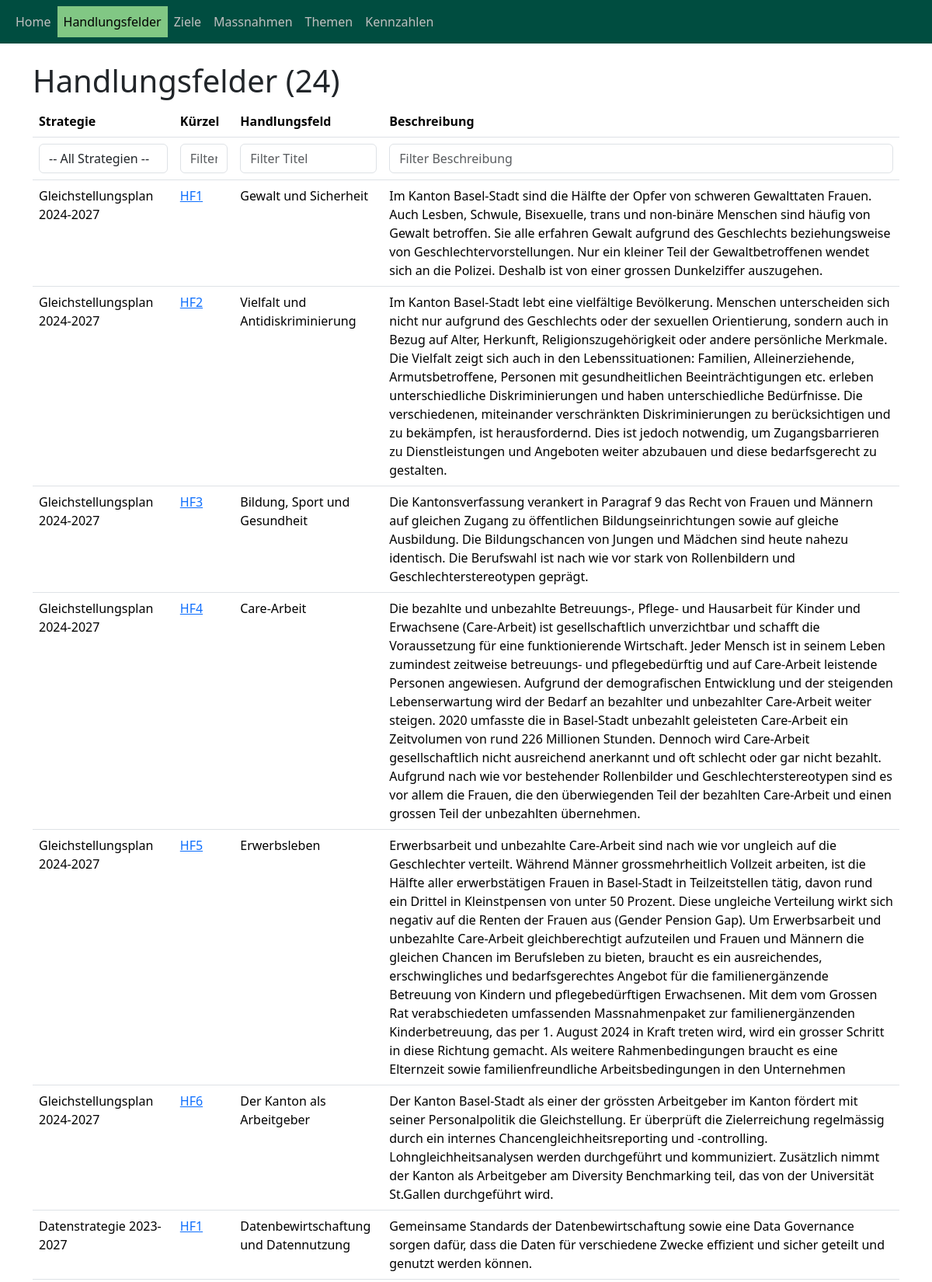
The app's page /index/handlungsfelder/ (upper part) with its own data.
### objective_manager_app/models.py (models this page shows, shortened)
class BusinessObject(models.Model):
    strategie = models.ForeignKey("Strategie", on_delete=models.CASCADE, related_name="strategie_business_objects")
    typ = models.ForeignKey(
        "BusinessObjectTyp", on_delete=models.CASCADE, related_name="typ"
    )
    vorgaenger = models.ForeignKey(
        "self", on_delete=models.CASCADE, null=True, blank=True
    )
    kuerzel = models.CharField(max_length=10)
    titel = models.CharField(max_length=500, verbose_name="Titel")
    beschreibung = models.TextField(verbose_name="Beschreibung")
    erstellt_am = models.DateTimeField(auto_now_add=True, verbose_name="Erstellt am")
    erstellt_von = models.ForeignKey(
        User, on_delete=models.CASCADE, verbose_name="Erstellt von", blank=True
    )
    aufwand_personen_tage_plan = models.DecimalField(
        max_digits=10, decimal_places=2, verbose_name="Aufwand Personentage", default=0
    )
    aufwand_tsd_chf_plan = models.DecimalField(
        max_digits=10, decimal_places=2, verbose_name="Aufwand tsd CHF", default=0
    )
    jahr_start = models.IntegerField(
        verbose_name="Jahr Start", default=datetime.now().year
    )
    jahr_ende = models.IntegerField(
        verbose_name="Jahr Ende", default=datetime.now().year
    )
    objects = models.Manager()
    handlungsfelder = HandlungsfeldManager()
    ziele = ZielManager()
    massnahmen = MassnahmeManager()

class Strategie(models.Model):
    titel = models.CharField(max_length=200, verbose_name="Titel")
    titel_kurz = models.CharField(
        max_length=200, verbose_name="Kurztitel", default="", null=True, blank=True
    )
    organisation = models.ForeignKey("Organisation", on_delete=models.CASCADE)
    kontakt = models.ForeignKey("Person", on_delete=models.CASCADE)
    gueltigkeit_jahr_start = models.IntegerField(
        verbose_name="Jahr Start", default=datetime.now().year + 1
    )
    gueltigkeit_jahr_ende = models.IntegerField(
        verbose_name="Jahr Ende", default=datetime.now().year + 5
    )
    planungs_frequenz_monate = models.IntegerField(
        verbose_name="Planungsfrequenz (Monate)", default=12
    )
    beschreibung_intern = models.TextField(
        verbose_name="Beschreibung für Beteiligte",
        max_length=1000,
        null=True,
        blank=True,
    )
    beschreibung_extern = models.TextField(
        verbose_name="Beschreibung für Externe", max_length=1000, null=True, blank=True
    )
    settings = models.JSONField(
        verbose_name="Einstellungen", null=True, blank=True, default=dict
    )
    home_image = models.TextField(verbose_name="Bildpfad", null=True, blank=True)
    def __str__(self):
        return self.titel

### objective_manager_app/views.py (the view)
# urls.py: path("handlungsfelder/", views.HandlungsfeldListView.as_view(), name="handlungsfelder_list"),
class HandlungsfeldListView(ListView):
    model = Handlungsfeld
    template_name = "objective_manager_app/handlungsfelder_list.html"
    context_object_name = "handlungsfelder"
    def get_context_data(self, **kwargs):
        context = super().get_context_data(**kwargs)
        context["strategie_options"] = Strategie.objects.all()
        context["strategie_filter"] = self.request.GET.get('strategie_filter', '')
        return context
    def get_queryset(self):
        queryset = super().get_queryset()
        strategie_filter = self.request.GET.get('strategie_filter', '')
        kuerzel_filter = self.request.GET.get('kuerzel_filter', '')
        titel_filter = self.request.GET.get('titel_filter', '')
        beschreibung_filter = self.request.GET.get('beschreibung_filter', '')
        if strategie_filter:
            queryset = queryset.filter(strategie_id=strategie_filter)
        if kuerzel_filter:
            queryset = queryset.filter(kuerzel__icontains=kuerzel_filter)
        if titel_filter:
            queryset = queryset.filter(titel__icontains=titel_filter)
        if beschreibung_filter:
            queryset = queryset.filter(beschreibung__icontains=beschreibung_filter)
        return queryset

### objective_manager_app/models.py (called while the page is built)
    def get_queryset(self):
        return super().get_queryset().filter(typ_id=2)

### objective_manager_app/templatetags/custom_filters.py (called while the page is built)
@register.filter(name='is_in_group')
def is_in_group(user, group_name):
    if user.is_authenticated:
        return user.groups.filter(name=group_name).exists()
    return False

### templates/objective_manager_app/handlungsfelder_list.html (shortened to what this page needs)
{% extends "base.html" %}
{% load custom_filters %}
{% block content %}
    <div class="container">
        <h1>Handlungsfelder ({{ handlungsfelder|length }})</h1>
        <form method="get" id="filter-form">
          <table class="table">
            <thead>
              <tr>
                  <th>Strategie</th>
                  <th>Kürzel</th>
                  <th>Handlungsfeld</th>
                  <th>Beschreibung</th>
              </tr>
              <tr>
                  <th>
                      <select name="strategie_filter" class="form-control" onchange="document.getElementById('filter-form').submit();">
                          <option value="">-- All Strategien --</option>
                      </select>
                  </th>
                  <th>
                      <input
                          type="text"
                          name="kuerzel_filter"
                          value="{{ request.GET.kuerzel_filter }}"
                          placeholder="Filter Kürzel"
                          class="form-control"
                          onchange="document.getElementById('filter-form').submit();"
                      />
                  </th>
                  <th>
                      <input
                          type="text"
                          name="titel_filter"
                          value="{{ request.GET.titel_filter }}"
                          placeholder="Filter Titel"
                          class="form-control"
                          onchange="document.getElementById('filter-form').submit();"
                      />
                  </th>
                  <th>
                      <input
                          type="text"
                          name="beschreibung_filter"
                          value="{{ request.GET.beschreibung_filter }}"
                          placeholder="Filter Beschreibung"
                          class="form-control"
                          onchange="document.getElementById('filter-form').submit();"
                      />
                  </th>
              </tr>
          </thead>
              <tbody>
                  {% for handlungsfeld in handlungsfelder %}
                  <tr>
                    <td>{{ handlungsfeld.strategie }}</td>
                    <td>
                          <a href="{% url 'handlungsfeld_detail' handlungsfeld.pk %}">{{ handlungsfeld.kuerzel }}</a>
                      </td>
                      <td>{{ handlungsfeld.titel }}</td>
                      <td>{{ handlungsfeld.beschreibung }}</td>
                  </tr>
                  {% endfor %}
              </tbody>
          </table>
        </form>
    </div>
{% endblock %}

### records on screen
BusinessObject: strategie "Gleichstellungsplan 2024-2027", kuerzel "HF1", titel "Gewalt und Sicherheit", beschreibung "Im Kanton Basel-Stadt sind die Hälfte der Opfer von schweren Gewalttaten Frauen. Auch Lesben, Schwule, Bisexuelle, trans und non-binäre Menschen sind häufig von Gewalt betroffen. Sie alle erfahren Gewalt aufgrund des Geschlechts beziehungsweise von Geschlechtervorstellungen. Nur ein kleiner Teil der Gewaltbetroffenen wendet sich an die Polizei. Deshalb ist von einer grossen Dunkelziffer auszugehen."
BusinessObject: strategie "Gleichstellungsplan 2024-2027", kuerzel "HF2", titel "Vielfalt und Antidiskriminierung", beschreibung "Im Kanton Basel-Stadt lebt eine vielfältige Bevölkerung. Menschen unterscheiden sich nicht nur aufgrund des Geschlechts oder der sexuellen Orientierung, sondern auch in Bezug auf Alter, Herkunft, Religionszugehörigkeit oder andere persönliche Merkmale. Die Vielfalt zeigt sich auch in den Lebenssituationen: Familien, Alleinerziehende, Armutsbetroffene, Personen mit gesundheitlichen Beeinträchtigungen etc. erleben unterschiedliche Diskriminierungen und haben unterschiedliche Bedürfnisse. Die verschiedenen, miteinander verschränkten Diskriminierungen zu berücksichtigen und zu bekämpfen, ist herausfordernd. Dies ist jedoch notwendig, um Zugangsbarrieren zu Dienstleistungen und Angeboten weiter…"
BusinessObject: strategie "Gleichstellungsplan 2024-2027", kuerzel "HF3", titel "Bildung, Sport und Gesundheit", beschreibung "Die Kantonsverfassung verankert in Paragraf 9 das Recht von Frauen und Männern auf gleichen Zugang zu öffentlichen Bildungseinrichtungen sowie auf gleiche Ausbildung. Die Bildungschancen von Jungen und Mädchen sind heute nahezu identisch. Die Berufswahl ist nach wie vor stark von Rollenbildern und Geschlechterstereotypen geprägt."
BusinessObject: strategie "Gleichstellungsplan 2024-2027", kuerzel "HF4", titel "Care-Arbeit", beschreibung "Die bezahlte und unbezahlte Betreuungs-, Pflege- und Hausarbeit für Kinder und Erwachsene (Care-Arbeit) ist gesellschaftlich unverzichtbar und schafft die Voraussetzung für eine funktionierende Wirtschaft. Jeder Mensch ist in seinem Leben zumindest zeitweise betreuungs- und pflegebedürftig und auf Care-Arbeit leistende Personen angewiesen. Aufgrund der demografischen Entwicklung und der steigenden Lebenserwartung wird der Bedarf an bezahlter und unbezahlter Care-Arbeit weiter steigen. 2020 umfasste die in Basel-Stadt unbezahlt geleisteten Care-Arbeit ein Zeitvolumen von rund 226 Millionen Stunden. Dennoch wird Care-Arbeit gesellschaftlich nicht ausreichend anerkannt und oft schlecht oder…"
BusinessObject: strategie "Gleichstellungsplan 2024-2027", kuerzel "HF5", titel "Erwerbsleben", beschreibung "Erwerbsarbeit und unbezahlte Care-Arbeit sind nach wie vor ungleich auf die Geschlechter verteilt. Während Männer grossmehrheitlich Vollzeit arbeiten, ist die Hälfte aller erwerbstätigen Frauen in Basel-Stadt in Teilzeitstellen tätig, davon rund ein Drittel in Kleinstpensen von unter 50 Prozent. Diese ungleiche Verteilung wirkt sich negativ auf die Renten der Frauen aus (Gender Pension Gap). Um Erwerbsarbeit und unbezahlte Care-Arbeit gleichberechtigt aufzuteilen und Frauen und Männern die gleichen Chancen im Berufsleben zu bieten, braucht es ein ausreichendes, erschwingliches und bedarfsgerechtes Angebot für die familienergänzende Betreuung von Kindern und pflegebedürftigen Erwachsenen.…"
BusinessObject: strategie "Gleichstellungsplan 2024-2027", kuerzel "HF6", titel "Der Kanton als Arbeitgeber", beschreibung "Der Kanton Basel-Stadt als einer der grössten Arbeitgeber im Kanton fördert mit seiner Personalpolitik die Gleichstellung. Er überprüft die Zielerreichung regelmässig durch ein internes Chancengleichheitsreporting und -controlling. Lohngleichheitsanalysen werden durchgeführt und kommuniziert. Zusätzlich nimmt der Kanton als Arbeitgeber am Diversity Benchmarking teil, das von der Universität St.Gallen durchgeführt wird."
BusinessObject: strategie "Datenstrategie 2023-2027", kuerzel "HF1", titel "Datenbewirtschaftung und Datennutzung", beschreibung "Gemeinsame Standards der Datenbewirtschaftung sowie eine Data Governance sorgen dafür, dass die Daten für verschiedene Zwecke effizient und sicher geteilt und genutzt werden können."

### other values on screen
{{ handlungsfelder|length }} "24"
